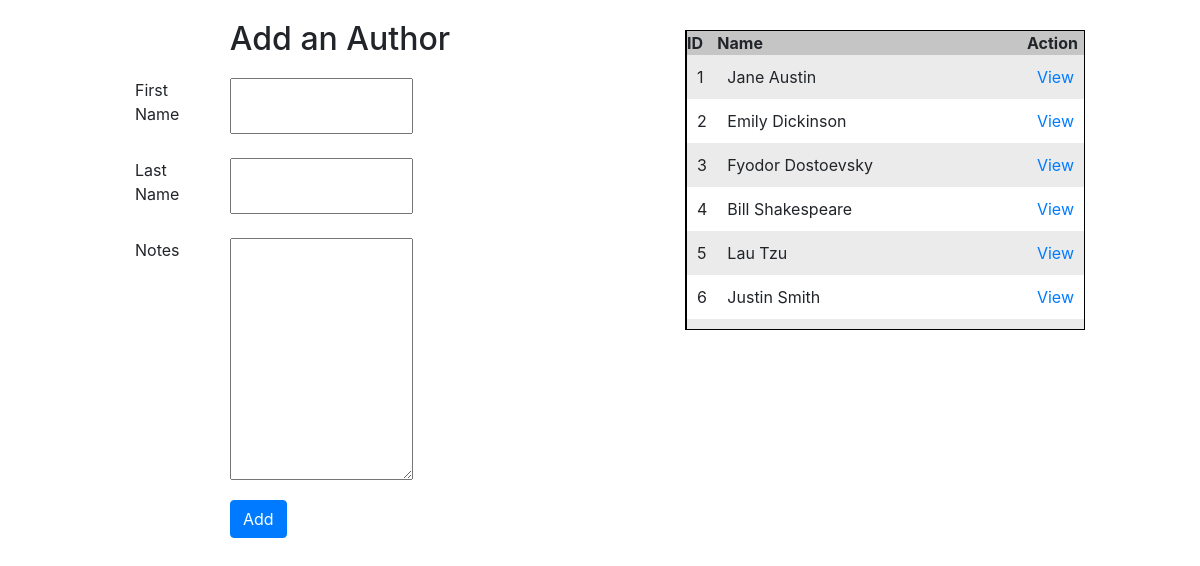
The app's page /authors with its own data.
### books_authors_app/models.py (models this page shows, shortened)
class Author(models.Model):
    first_name = models.CharField(max_length=45)
    last_name = models.CharField(max_length=45)
    books = models.ManyToManyField(Book, related_name="authors")
    notes = models.TextField()
    created_at = models.DateTimeField(auto_now_add=True)
    updated_at = models.DateTimeField(auto_now=True)

### books_authors_app/views.py (the view)
# urls.py: path('authors', views.authors),
def authors(request):
    context = {
        "headers" : ['ID', 'Name', 'Action'],
        "authors" : Author.objects.all(),
    }
    return render(request, "authors.html", context)

### books_authors_app/templates/authors.html (shortened to what this page needs)
<!DOCTYPE html>
<html lang="en">
<head>
    {% load static %}
    <link rel="stylesheet" href="https://stackpath.bootstrapcdn.com/bootstrap/4.5.0/css/bootstrap.min.css">
    <link rel="stylesheet" href="{% static 'css/books_authors.css' %}">
</head>
<body>
    <div class="wrapper">
        <div class="left">
            <h2>Add an Author</h2>
            <form action="/new_author" method="POST">
                <div class="row">
                    <label class="col-md-3" for="first_name">First Name</label>
                    <input class="col-sm-5" type="text" id="first_name" name="first_name">
                </div><br>
                <div class="row">
                    <label class="col-md-3" for="last_name">Last Name</label>
                    <input class="col-sm-5" name="last_name" id="last_name"></textarea>
                </div><br>
                <div class="row">
                    <label class="col-md-3" for="notes">Notes</label>
                    <textarea class="col-sm-5" name="notes" id="notes" cols="15" rows="10"></textarea>
                </div>
                <button class="btn btn-primary submit" type="submit">Add</button>
            </form>
        </div>
        <div class="right">
            <table>
                <thead>
                    {% for items in headers %}
                    <th>{{ items }}</th>
                    {% endfor %}
                </thead>
                <tbody>
                    {% for author in authors %}
                    <tr>
                        <td>{{author.id}}</td>
                        <td>{{author.first_name}} {{author.last_name}}</td>
                        <td><a href="/authors/{{author.id}}">View</a></td>
                    </tr>
                    {% endfor %}
                </tbody>
            </table>
        </div>
    </div>
</body>
</html>

### books_authors_app/static/css/books_authors.css (style rules this page uses)
* { padding: 0px; margin: 0px; box-sizing: border-box; }
.wrapper { width: 970px; display: flex; justify-content: space-between; margin: auto; }
.left, .right { display: inline-block; }
.left { width: 450px; padding: 20px; }
.right { vertical-align: top; width: 400px; height: 300px; margin-top: 30px; overflow-y: scroll; border: 1px solid black; }
h2 { text-align: center; margin-bottom: 20px; }
td { padding: 10px; width: 100%; }
td:first-child, th:first-of-type { width: 5%; border-left: 1px solid #000000; }
tr:nth-child(odd) { background-color: #EBEBEB; }
th { background-color: #C5C5C5; }
.submit { margin-left: 95px; margin-top: 20px; }

### records on screen
Author: id "1", first_name "Jane", last_name "Austin"
Author: id "2", first_name "Emily", last_name "Dickinson"
Author: id "3", first_name "Fyodor", last_name "Dostoevsky"
Author: id "4", first_name "Bill", last_name "Shakespeare"
Author: id "5", first_name "Lau", last_name "Tzu"
Author: id "6", first_name "Justin", last_name "Smith"

### other values on screen
{{ items }} "ID" "Name" "Action"
